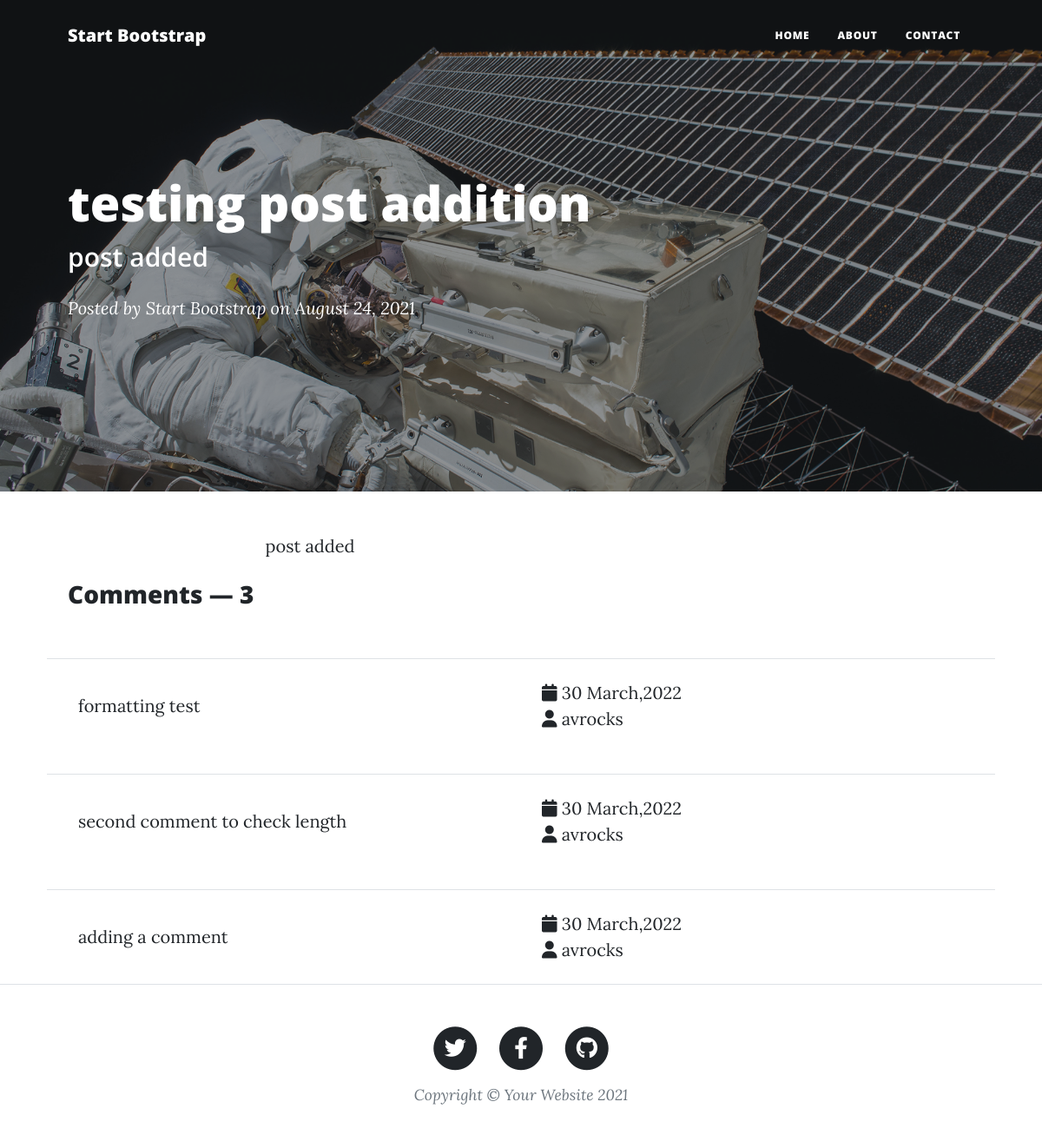
Page /post/9 on the committed database.
### app.py (models this page shows)
class Post(db.Model):
    id = db.Column(db.Integer, primary_key=True)
    heading = db.Column(db.String(50), unique=True, nullable=False)
    subHeading = db.Column(db.String(100))
    body = db.Column(db.Text(), nullable=False)
    dateCreated = db.Column(db.DateTime(), default=datetime.utcnow)
    comments = db.relationship('Comments', backref='post', lazy='dynamic')

class Comments(db.Model):
    id = db.Column(db.Integer, primary_key=True)
    post_id = db.Column(db.Integer, db.ForeignKey('post.id'))
    user_id = db.Column(db.Integer, db.ForeignKey('user.id'))
    comment = db.Column(db.Text(1000))
    dateCreated = db.Column(db.DateTime())

class User(db.Model, UserMixin):
    id = db.Column(db.Integer, primary_key=True)
    name = db.Column(db.String(80))
    email = db.Column(db.String(), unique=True)
    password = db.Column(db.String())
    username = db.Column(db.String(80), unique=True)
    description = db.Column(db.String(1000))
    active = db.Column(db.Boolean())
    confirmed_at = db.Column(db.DateTime())
    roles = db.relationship('Role',
                            secondary=roles_users,
                            backref=db.backref('users', lazy='dynamic'))
    comments = db.relationship('Comments', backref='users', lazy='dynamic')

### app.py (the view, shortened to what this page needs)
@app.route('/post/<post_id>', methods=['GET', 'POST'])
def post(post_id):
    form = NewComment()
    post = Post.query.get(int(post_id))
    comments = Comments.query.filter_by(post_id=post_id).order_by(
        desc(Comments.dateCreated)).all()
    return render_template('post.html', post=post, form=form, comments=comments)

### app.py (called while the page is built)
@app.template_filter('datetime_format')
def datetime_format(value, format='%d %B,%Y'):
    if value == None:
        return None
    return value.strftime(format)

### templates/post.html (shortened to what this page needs)
{% extends "base.html" %}
    {% block content %}
    <header class="masthead" style="background-image: url('static/assets/img/post-bg.jpg')">
        <div class="container position-relative px-4 px-lg-5">
            <div class="row gx-4 gx-lg-5 justify-content-center">
                <div class="post-heading">
                    <h1>{{ post.heading }}</h1>
                    <h2 class="subheading">{{ post.subHeading}}</h2>
                    <span class="meta">
                        Posted by
                        <a href="#!">Start Bootstrap</a>
                        on August 24, 2021
                    </span>
                </div>
            </div>
        </div>
    </header>
    <article class="mb-4">
        <div class="container px-4 px-lg-5">
            <div class="row gx-4 gx-lg-5 justify-content-center">
                <div class="col-md-10 col-lg-8 col-xl-7">
                    {{ post.body }}
                </div>
            </div>
        </div>
    </article>
    <div class="container px-4 px-lg-5">
        <div class="row gx-4 gx-lg-5 justify-content-center mb-4">
            <h3 class="">Comments &mdash; <span>{{comments|length}}</span></h3>
        </div>
    </div>
    {% for comment in comments %}
    <div class="container px-4 px-lg-5">
        <div class="row gx-4 gx-lg-5 justify-content-center mb-4">
            <hr class="my-4" />
            <div class="row">
                <div class="col px-4">
                    {{ comment.comment }}
                </div>
                <div class="col">
                    <i class="fa-solid fa-calendar"></i> {{comment.dateCreated|datetime_format}} &nbsp;
                    <br />
                    <i class="fa-solid fa-user"></i> {{comment.users.username}}
                </div>
            </div>
        </div>
    </div>
    {% endfor %}
    {% endblock %}

### rows in the picture
Post: heading "testing post addition", subHeading "post added", body "post added"
Comments: comment "formatting test", dateCreated "30 March,2022", users.username "avrocks"
Comments: comment "second comment to check length", dateCreated "30 March,2022", users.username "avrocks"
Comments: comment "adding a comment", dateCreated "30 March,2022", users.username "avrocks"

### other values in the picture
{{ comments|length }} "3"
